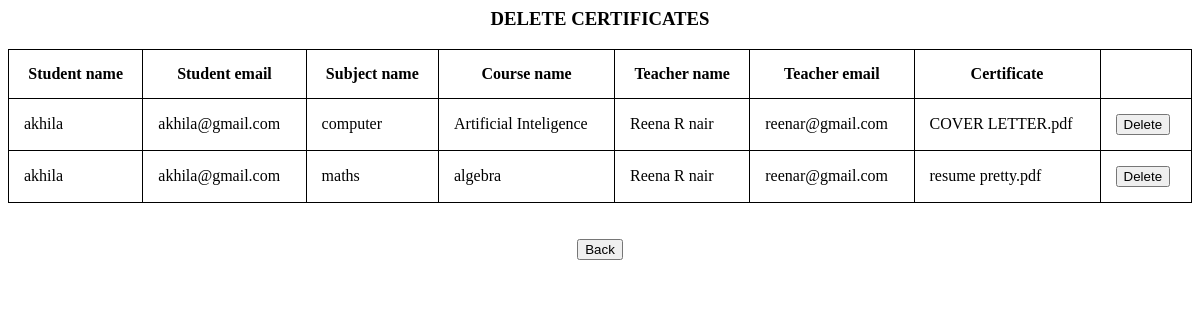
/del_cer, run on the app's committed database.
### learn/models.py (models this page shows)
class Enrollment(models.Model):
    Student_name = models.CharField(max_length=200,null=True)
    Student_email = models.EmailField(null=True)
    Subject_name = models.CharField(max_length=200, null=True)
    Course_name = models.CharField(max_length=200,null=True)
    Teacher_name = models.CharField(max_length=200, null=True)
    Teacher_email = models.EmailField(null=True)
    Attendance = models.IntegerField(null=True)
    Pending_days = models.IntegerField(null=True)
    Enrollment_date = models.DateField(auto_now_add=True, null=True)
    Teacher_response = models.CharField(max_length=200, null=True)
    Paid_amount = models.FloatField(null=True)
    Certificate = models.CharField(max_length=200, null=True)
    Is_paid_subscription = models.BooleanField(null=True)
    notify = models.CharField(max_length=200, null = True)
    enrol_reg = models.ForeignKey(Registration, on_delete=models.SET_NULL, null = True)

### learn/views.py (the view)
# urls.py: path('del_cer',learn.views.del_cer,name='del_cer'),
def del_cer(request):
    df = Enrollment.objects.all().exclude(Certificate = '')
    return render(request,'del_cer.html',{'df':df})

### Templates/del_cer.html (shortened to what this page needs)
{% load static %}
<html lang="en">
<head>
   <link rel="stylesheet" type="text/css" href="{% static 'trt.css' %}">
</head>
<body class= "pic" background="{% static 'trt.jpg' %}" >
<h3 align="center">DELETE CERTIFICATES</h3>
<table  style="width:100%">
   <tr>
      <th>
         Student name
      </th>
      <th>
         Student email
      </th>
      <th>
         Subject name
      </th>
      <th>
         Course name
      </th>
      <th>
         Teacher name
      </th>
      <th>
         Teacher email
      </th>
        <th>
         Certificate
      </th>
   </tr>
   {% for i in df %}
   <tr>
      <td>
         {{i.Student_name}}
      </td>
      <td>
         {{i.Student_email}}
      </td>
      <td>
         {{i.Subject_name}}
      </td>
      <td>
         {{i.Course_name}}
      </td>
      <td>
         {{i.Teacher_name}}
      </td>
      <td>
         {{i.Teacher_email}}
      </td>
        <td>
         {{i.Certificate}}
      </td>
      <td>
         <button type="submit" onclick="location.href='{% url 'delete_cert' i.id %}'" name='del'>Delete</button>
      </td>
   </tr>
   {% endfor %}
</table><br><br>
<div align="center">
   <button type="submit" onclick="location.href='{% url 'admin_home' %}'" name='mybtn2'>Back</button>
</div>
</body>
</html>

### static/trt.css (style rules this page uses)
* { box-sizing: border-box }
.pic { background-repeat: no-repeat; background-attachment: fixed; background-size: cover; background-size: 100%; }

### Templates/del_cer.html (style rules this page uses)
table, th, td { border: 1px solid black; border-collapse: collapse; }
th, td { padding: 15px; }

### data on the page
Enrollment: Student_name "akhila", Student_email "akhila@gmail.com", Subject_name "computer", Course_name "Artificial Inteligence", Teacher_name "Reena R nair", Teacher_email "reenar@gmail.com", Certificate "COVER LETTER.pdf"
Enrollment: Student_name "akhila", Student_email "akhila@gmail.com", Subject_name "maths", Course_name "algebra", Teacher_name "Reena R nair", Teacher_email "reenar@gmail.com", Certificate "resume pretty.pdf"
